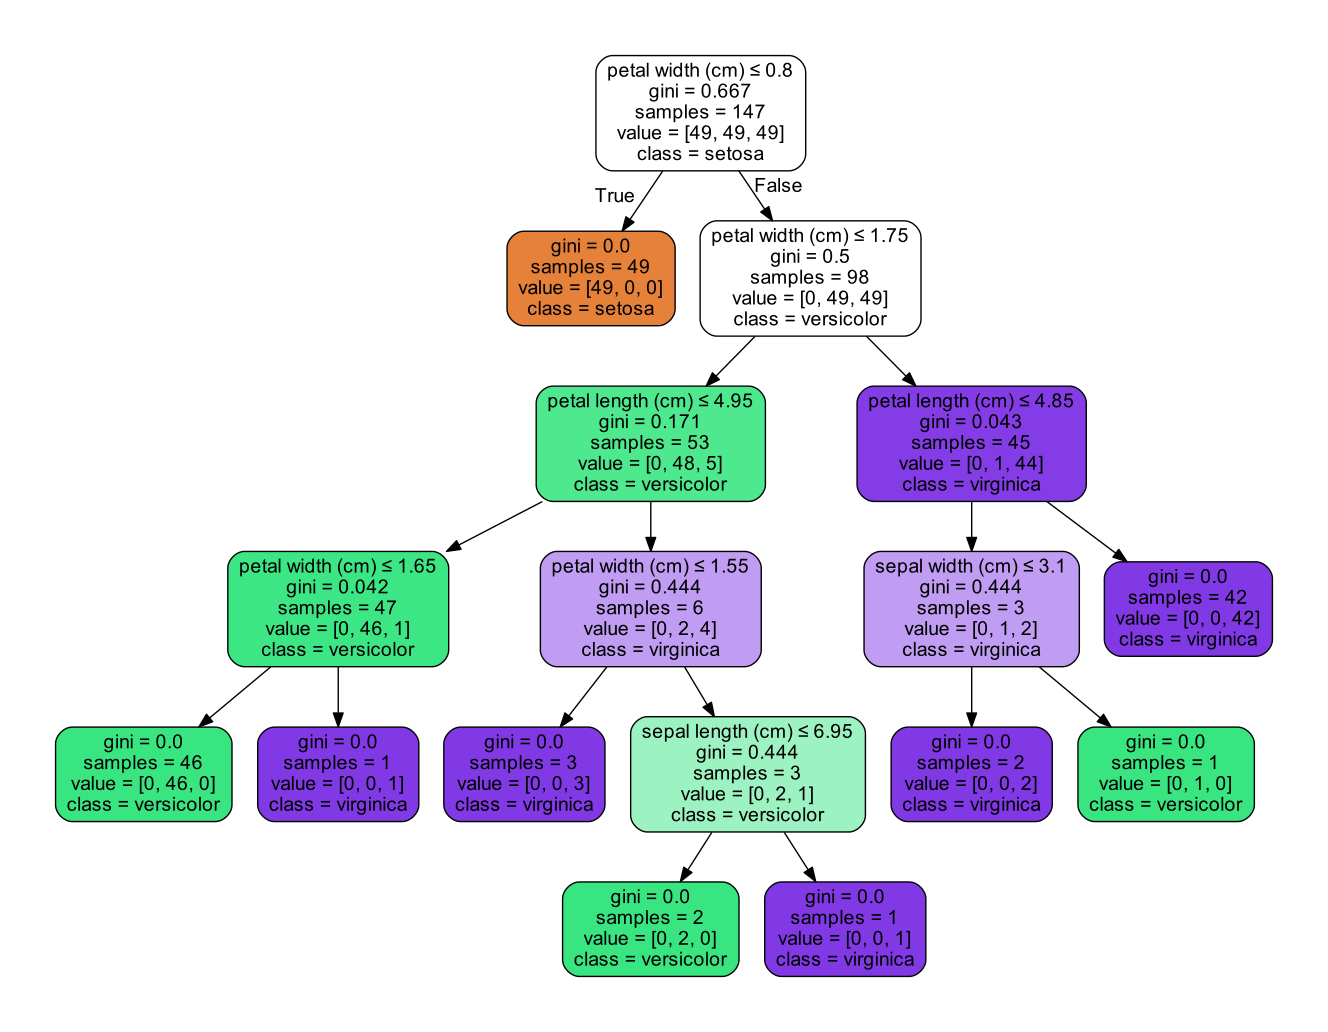

Here is the Python script that generated this plot:
import numpy as np
from sklearn.datasets import load_iris
from sklearn import tree


def main():
    # collect training data
    iris = load_iris()
    test_idx = [0, 50, 100]

    print('iris.feature_names={}'.format(iris.feature_names))
    print('iris.target_names={}'.format(iris.target_names))
    print('iris sample data={}'.format(iris.data[0]))
    # print (iris.target[0])
    # for i in range(len(iris.target)):
    # 	print ("Example {}: label {} features {}".format(i, iris.target[i], iris.data[i]))

    # training data
    train_target = np.delete(iris.target, test_idx)
    train_data = np.delete(iris.data, test_idx, axis=0)

    # testing data
    test_target = iris.target[test_idx]
    test_data = iris.data[test_idx]

    # training the classifier
    clf = tree.DecisionTreeClassifier()
    clf.fit(train_data, train_target)

    # make predictions using the trained classifier
    print('test_target={}'.format(test_target))
    print('clf prediction={}'.format(clf.predict(test_data)))

    # visualizing the tree
    import pydotplus
    dot_data = tree.export_graphviz(clf, out_file=None,
                                    feature_names=iris.feature_names,
                                    class_names=iris.target_names,
                                    filled=True, rounded=True,
                                    special_characters=True)
    graph = pydotplus.graph_from_dot_data(dot_data)
    graph.write_pdf("./iris.pdf")


# execute main function - entry point
main()
